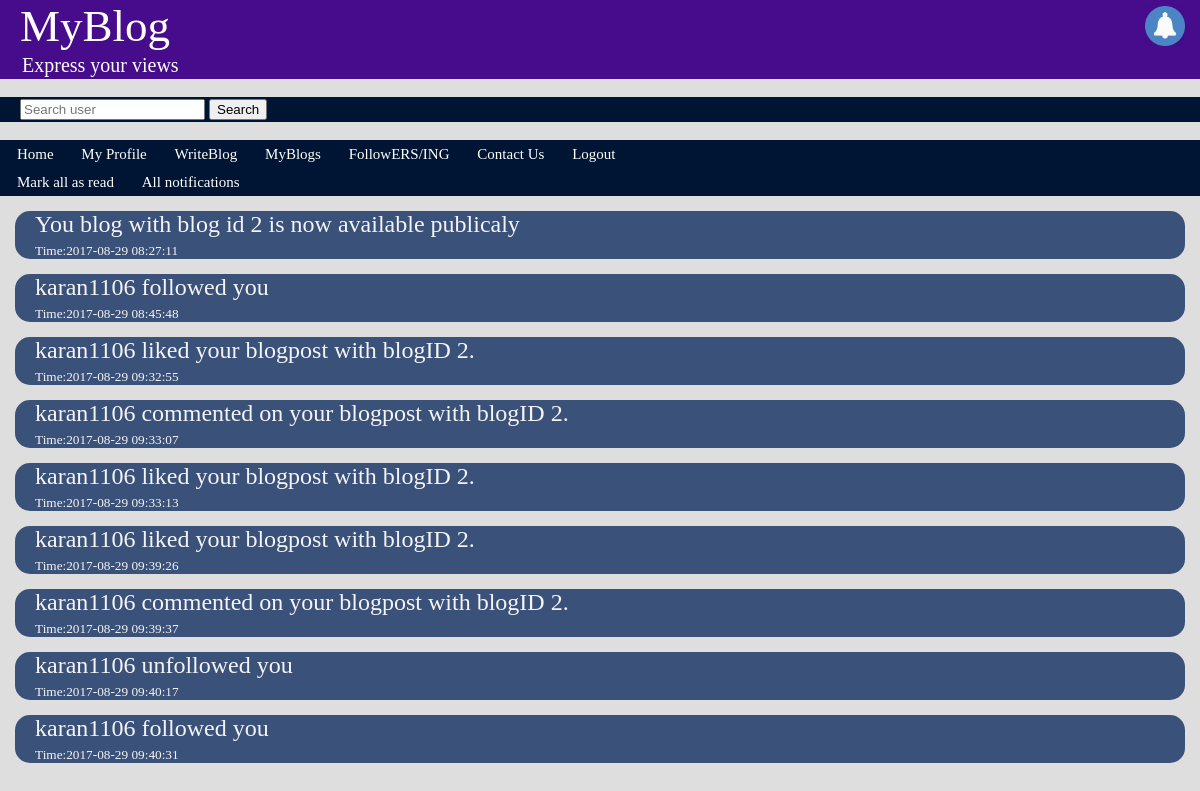
Screenshot of /blog/allNotifs.php (signed in) with the database file from the repository.
### tables this page shows
CREATE TABLE `notifications` (
  `notif` int(11) NOT NULL,
  `userID` varchar(25) NOT NULL,
  `descript` varchar(250) NOT NULL,
  `status` int(11) NOT NULL DEFAULT '0',
  `time` timestamp NOT NULL DEFAULT CURRENT_TIMESTAMP
);

### blog/allNotifs.php (the view, shortened to what this page needs)
<!DOCTYPE html>
<html>
<head>
	<link rel="stylesheet" type="text/css" href="style.css">
</head>
<body>
	<div class="header"><h2 title="Welcome to MyBlog">MyBlog<span style="float:right; margin: 5px;"><a href="notifications.php"><img src="notif.png" alt="Notification" height="40px" width="40px"></a></span></h2>
			<p style="font-size: 20px;">&nbsp;&nbsp;&nbsp;&nbsp;Express your views</p>
	</div>
	<br>
	<div class="search">
		<form action="search.php" method="post">
			<input type = "text" placeholder = "Search user" name ="key">
			<button type="submit">Search</button>
		</form>
	</div>
	<br>
	<div class = "menu">
		<ul>
  		<li><a href="index.php">Home</a></li>
  		<li><a href="profile.php">My Profile</a></li>
  		<li><a href="writeBlog.php?publish=0">WriteBlog</a></li>
  		<li><a href="viewBlog.php">MyBlogs</a></li>
		<li><a href="networkBlog.php" title="View Blogs of your network">FollowERS/ING</a></li>
 	    <li><a href="contactUs.php">Contact Us</a></li>
 		<li><a href="logout.php">Logout</a></li>
		</ul>
		<ul>
			<li><a href = "markNotifs.php">Mark all as read</a></li>
			<li><a href = "allNotifs.php">All notifications</a></li>
		</ul>
	</div>
	<div class="posts">
		<?php
			include 'authorize.php';
			$sql = "SELECT * FROM notifications where userID like '".$_SESSION['logged']."';";
			$res = $conn->query($sql);
			if($res->num_rows>0){
				while($row=$res->fetch_assoc())
					echo "<div class = notif><h2>".$row['descript']."</h2><h5>Time:".$row['time']."</h5></div>";
			}
			else {
				echo "<h1><p><center>No new Notifiactions";
			}
		?>
	</div>
</body>
</html>

### blog/style.css (style rules this page uses)
body { margin: 0px; background-color: #DEDEDE; }
.header { background-color: #460C8C; color: white; font-size: 30px; margin-bottom: 0px; }
.header h3, h5 { margin: 0px; padding-left: 20px; padding-top: 5px; padding-bottom: 0px; }
.menu ul { list-style-type: none; margin: 0; padding: 0; padding: 5px; background-color: #001433; }
.menu li { display: inline; padding-right: 1%; padding-left: 1%; font-size: 15px; }
.menu { margin: 0; }
.menu a { text-decoration: none; color: white; }
.post h1, h4, h5, h2 { padding-left: 20px; padding-right: 10px; margin: 0px; }
.post h4, h5, h2 { font-weight: normal; }
.search { background-color: #001433; padding: 2px; padding-left: 20px; color: white; }
p { margin: 0; padding: 2px; }
.notif { background-color: #3A517A; border: 2px; border-radius: 15px; border-color: #DEDEDE; margin: 15px; color: #F4F4F4; }

### rows the page displays
notifications: descript "You blog with blog id 2 is now available publicaly", time "2017-08-29 08:27:11"
notifications: descript "karan1106 followed you", time "2017-08-29 08:45:48"
notifications: descript "karan1106 liked your blogpost with blogID 2.", time "2017-08-29 09:32:55"
notifications: descript "karan1106 commented on your blogpost with blogID 2.", time "2017-08-29 09:33:07"
notifications: descript "karan1106 liked your blogpost with blogID 2.", time "2017-08-29 09:33:13"
notifications: descript "karan1106 liked your blogpost with blogID 2.", time "2017-08-29 09:39:26"
notifications: descript "karan1106 commented on your blogpost with blogID 2.", time "2017-08-29 09:39:37"
notifications: descript "karan1106 unfollowed you", time "2017-08-29 09:40:17"
notifications: descript "karan1106 followed you", time "2017-08-29 09:40:31"
